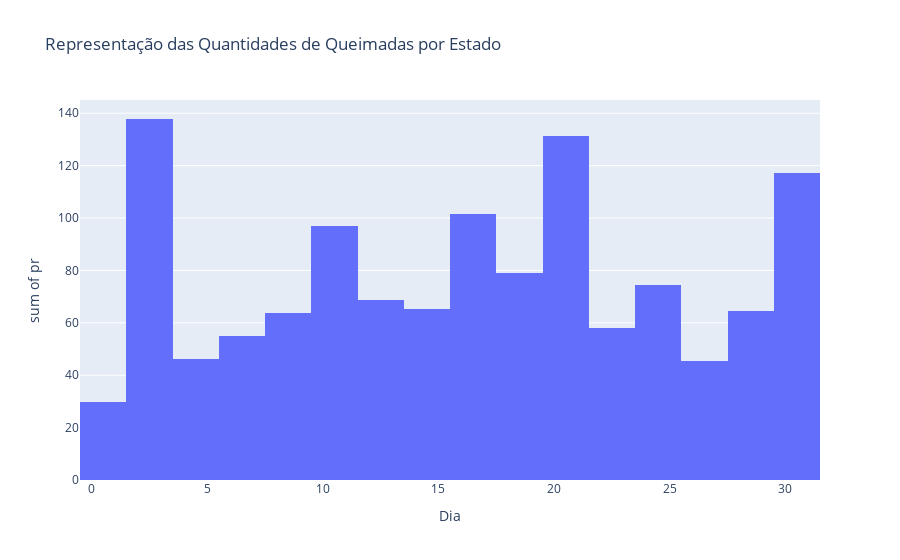

Notebook code for this chart:
### Code cell
import pandas as pd
import plotly.express as px

# tabela = pd.read_csv("Farm MT Mensal.csv")
tabela = pd.read_csv("Brasilia Diario.csv")
# tabela = pd.read_csv("inmet.csv")

# tabel = pd.read_csv("inmet.csv")


print(tabela)

filtro = []
bla = 0

for num in tabela.index:
    # Excluir um ano
    if tabela.Ano[num] > 2001: 
        tabela.drop([num], inplace=True)    

    # # if tabela.Dia[num] > 1: 
        # if tabela.Mes[num] > 1:
            # tabela.drop([num], inplace=True)    
            
    # # #Apenas quando a Precipitação for menor que 2   
    # if tabela.pr[num] > 0.1:
    #     tabela.drop([num], inplace=True)      



print(tabela)
# print(tabela)   
     

grafico1 = px.histogram(tabela, x="Dia", y="pr", title="Representação das Quantidades de Queimadas por Estado")
grafico1.show()

### Figure 1 — Plotly figure (JSON) as saved in the notebook; plotly's stock layout.template omitted (floating-point values rounded to 4 significant figures; data arrays with more than 128 entries replaced by an {"elided": "..."} marker saying what was removed)
{"data": [{"alignmentgroup": "True", "bingroup": "x", "histfunc": "sum", "hovertemplate": "Dia=%{x}<br>sum of pr=%{y}<extra></extra>", "legendgroup": "", "marker": {"color": "#636efa", "pattern": {"shape": ""}}, "name": "", "offsetgroup": "", "orientation": "v", "showlegend": false, "type": "histogram", "x": {"elided": "365 int values"}, "xaxis": "x", "y": {"elided": "365 float values"}, "yaxis": "y"}], "layout": {"barmode": "relative", "legend": {"tracegroupgap": 0}, "title": {"text": "Representação das Quantidades de Queimadas por Estado"}, "xaxis": {"anchor": "y", "domain": [0, 1], "title": {"text": "Dia"}}, "yaxis": {"anchor": "x", "domain": [0, 1], "title": {"text": "sum of pr"}}}}
